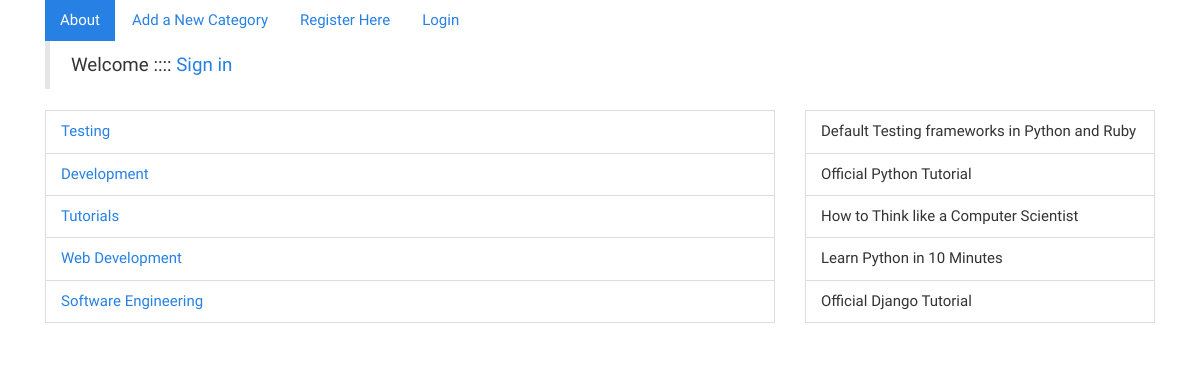
/rango/, run on an earlier commit of the app's database.
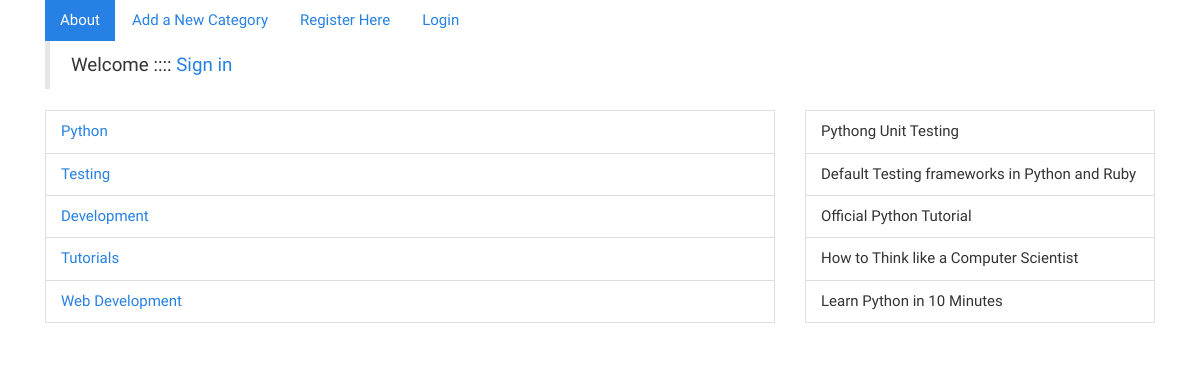
And on a later commit of the database.
### rango/models.py (models this page shows, shortened)
class Category(models.Model):
    name = models.CharField(max_length=128, unique=True)
    views = models.IntegerField(default=0)
    likes = models.IntegerField(default=0)
    slug = models.SlugField()
    class Meta:
        verbose_name_plural = "Categories"

class Page(models.Model):
    category = models.ForeignKey(Category)
    title = models.CharField(max_length=128)
    url = models.URLField()
    views = models.IntegerField(default=0)

### rango/views.py (the view)
def index(request):
    category_list = Category.objects.order_by('-likes')[:5]
    most_viewed = Page.objects.order_by('-views')[:5]
    context_dict = {
                'categories' : category_list,
                'most_viewed' : most_viewed
    }
    return render(request, 'rango/index.html', context_dict)

### templates/rango/index.html (shortened to what this page needs)
<!DOCTYPE html>
    {% load staticfiles %}
<html>
    <head>
        <link rel="stylesheet" href="{% static "css/base.css" %}" />
    </head>
    <body>
      <div class="container">
          <div class="col-md-12">
            <ul class="nav nav-pills">
              <li role="presentation" class="active"><a href="/rango/about/">About</a></li>
              <li role="presentation"><a href="/rango/add_category/">Add a New Category</a></li>
              {% if user.is_authenticated %}
                   <li role="presentation"><a href="/rango/restricted/">Restricted Page</a></li>
                   <li role="presentation"><a href="/rango/logout/">Logout</a></li>
              {% else %}
                  <li role="presentation"><a href="/rango/register/">Register Here</a></li>
                  <li role="presentation"><a href="/rango/login/">Login</a></li>
              {% endif %}
          </div>
          <div class="col-md-12">
                  {% if user.is_authenticated %}
                    <blockquote> Welcome :::: {{ user.username }}!</blockquote>
                  {% else %}
                    <blockquote> Welcome :::: <a href="#"> Sign in</a></blockquote>
                  {% endif %}
          </div>
          <div class="col-md-8">
               {% if categories %}
                  <ul class="list-group">
                      {% for category in categories %}
                        <li class="list-group-item"><a href="/rango/category/{{ category.slug }}">{{ category.name }}</a></li>
                      {% endfor %}
                  </ul>
              {% else %}
                  <strong>There are no categories present.</strong>
              {% endif %}
           </div>
           <div class="col-md-4">
             <ul class="list-group">
             {%  for list_pages in most_viewed %}
                  <li class="list-group-item">  {{ list_pages.title }}   </li>
             {%  endfor %}
              </ul>
           </div>
       </div>
    </body>
</html>

What changed in the data, as far as the page shows it:
no longer on this page (row edited): Category: name "Software Engineering"
no longer on this page (row unchanged): Page: title "Official Django Tutorial"
now on this page (row edited): Category: name "Python"
added Page: title "Pythong Unit Testing"
